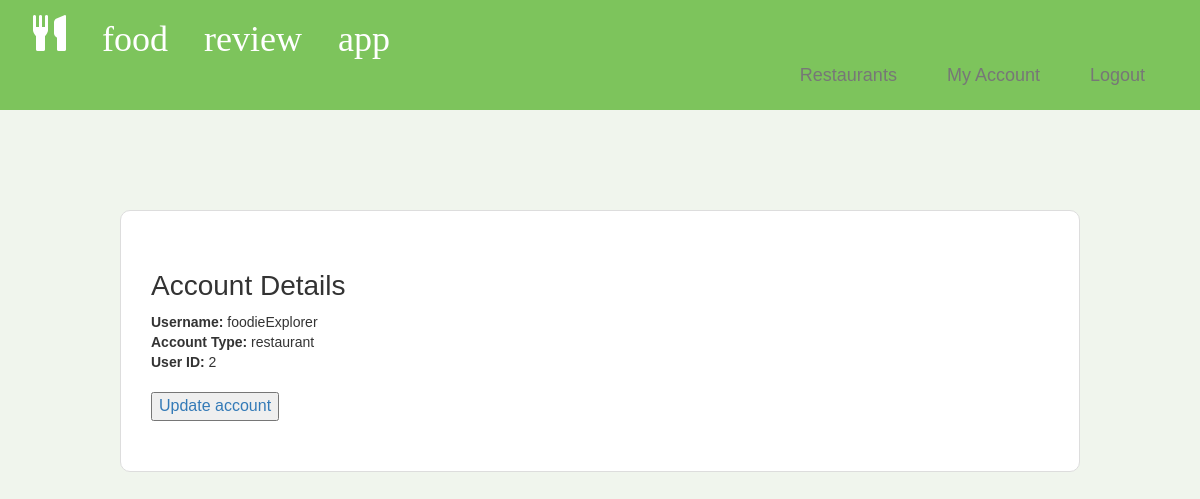
Page /usermanagement/account-details.php (signed in) on the earlier database version.
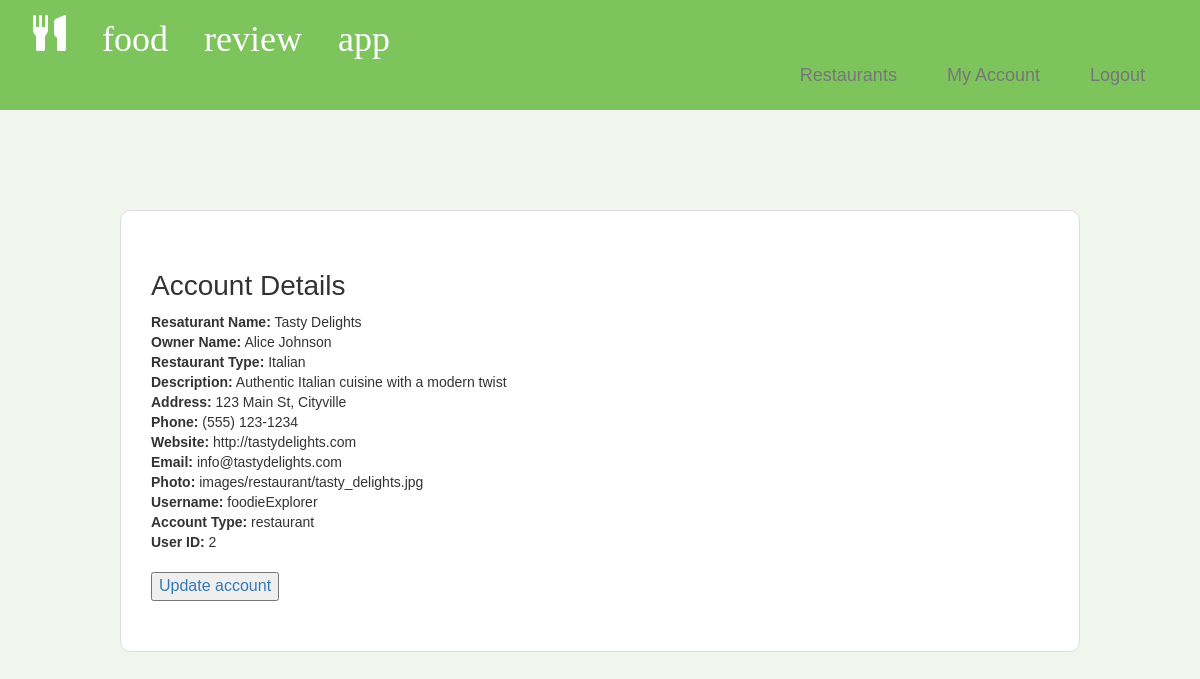
Same page on the later database version.
### tables this page shows
CREATE TABLE `user` (
  `user_id` int(11) NOT NULL,
  `username` varchar(255) NOT NULL,
  `password` varchar(255) NOT NULL,
  `role` varchar(50) NOT NULL
);

CREATE TABLE `restaurant` (
  `restaurant_id` int(11) NOT NULL,
  `name` varchar(255) NOT NULL,
  `type` varchar(50) NOT NULL,
  `description` text,
  `address` varchar(255) NOT NULL,
  `phone` varchar(20) DEFAULT NULL,
  `website` varchar(255) DEFAULT NULL,
  `email` varchar(255) DEFAULT NULL,
  `photo` varchar(255) DEFAULT NULL,
  `user_id` int(11) DEFAULT NULL,
  `owner_name` varchar(255) DEFAULT NULL
);

### usermanagement/account-details.php (the view, shortened to what this page needs)
<?php
require_once '../usermanagement/checksession.php';
$conn = new mysqli($hn, $un, $pw, $db);
$user = $_SESSION['user'];
$user_id = $user->user_id;
$member_query = "SELECT first_name, last_name, city, state FROM member WHERE user_id = '$user_id'";
$member_result = $conn->query($member_query);
$restaurant_query = "SELECT name, type, description, address, phone, website, email, photo, owner_name FROM restaurant WHERE user_id = '$user_id'";
$restaurant_result = $conn->query($restaurant_query);
$user_query = "SELECT username,role,user_id FROM user WHERE user_id = '$user_id'";
$user_result = $conn->query($user_query);
?>
<html>
<head>
    <?php
	require_once "../style/header.php";
	echo <<<_END
		<div class='container-fluid card'>
			<div class='row'>
				<div class='col-sm-12'>
					<h2 style='text-align:left'> Account Details</h2>
				</div>
			</div>
	_END;
    if ($member_result->num_rows > 0 && $user_result->num_rows > 0) {
        $member_row = $member_result->fetch_assoc();
        $user_row = $user_result->fetch_assoc();
        echo <<<_END
		<div class='row'>
				<div class='col-sm-12'>
					<div style='text-align:left'>
						<strong>First Name:</strong> $member_row[first_name]<br>
						<strong>Last Name:</strong> $member_row[last_name]<br>
						<strong>Username:</strong> $user_row[username]<br>
						<strong>City:</strong> $member_row[city]<br>
						<strong>State:</strong> $member_row[state]<br>
						<strong>Account Type:</strong> $user_row[role]<br>
						<strong>User ID:</strong> $user_row[user_id]<br><br>
						<a href='../usermanagement/update-account.php'><button>Update account</button></a>
					</div>
				</div>
			</div>
_END;
    } else if ($restaurant_result->num_rows > 0 && $user_result->num_rows > 0) {
        $restaurant_row = $restaurant_result->fetch_assoc();
        $user_row = $user_result->fetch_assoc();
        echo <<<_END
	    <div class='row'>
			<div class='col-sm-12'>
				<div style='text-align:left'>
					<strong>Resaturant Name:</strong> $restaurant_row[name]<br>
					<strong>Owner Name:</strong> $restaurant_row[owner_name]<br>
					<strong>Restaurant Type:</strong> $restaurant_row[type]<br>
					<strong>Description:</strong> $restaurant_row[description]<br>
					<strong>Address:</strong> $restaurant_row[address]<br>
					<strong>Phone:</strong> $restaurant_row[phone]<br>
					<strong>Website:</strong> $restaurant_row[website]<br>
					<strong>Email:</strong> $restaurant_row[email]<br>
					<strong>Photo:</strong> $restaurant_row[photo]<br>
					<strong>Username:</strong> $user_row[username]<br>
					<strong>Account Type:</strong> $user_row[role]<br>
					<strong>User ID:</strong> $user_row[user_id]<br><br>
					<a href='../usermanagement/update-account.php'><button>Update account</button></a>
					</div>
				</div>
			</div>
_END;
    } else if ($user_result->num_rows > 0) {
        $user_row = $user_result->fetch_assoc();
        echo <<<_END
	    <div class='row'>
			<div class='col-sm-12'>
				<div style='text-align:left'>
					<strong>Username:</strong> $user_row[username]<br>
					<strong>Account Type:</strong> $user_row[role]<br>
					<strong>User ID:</strong> $user_row[user_id]<br><br>
					<a href='../usermanagement/update-account.php'><button>Update account</button></a>
					</div>
				</div>
			</div>
_END;
    } else {
        echo "<p>Error retrieving user details.</p>";
    }
    ?>
    <br>
</body>
</html>

Differences in the rows shown:
now on this page (row edited): restaurant: name "Tasty Delights", owner_name "Alice Johnson", type "Italian", description "Authentic Italian cuisine with a modern twist", address "123 Main St, Cityville", phone "(555) 123-1234", website "http://tastydelights.com", email "info@tastydelights.com", photo "images/restaurant/tasty_delights.jpg"
Other differences:
text now shown: "Resaturant Name: Owner Name: Restaurant Type: Description: Address: Phone: Website: Email: Photo:"
